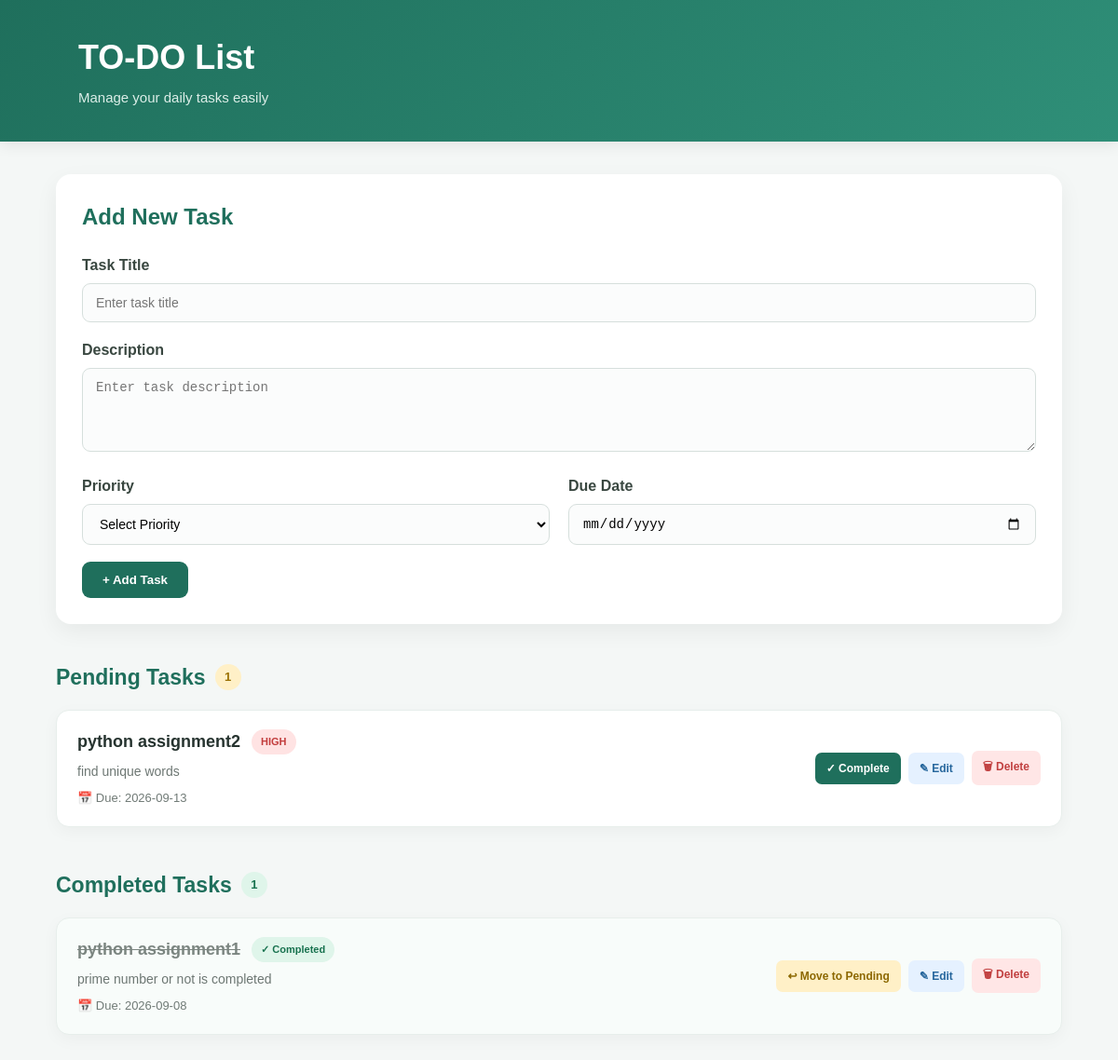
The page / on the database its author committed.
### todo_app/app.py (models this page shows)
class Todoapp(db.Model):
    id = db.Column(db.Integer, primary_key=True)
    title = db.Column(db.String(150), nullable=False)
    description = db.Column(db.String(300), nullable=False, default="")
    priority = db.Column(db.String(20), nullable=False, default="Medium")
    is_completed = db.Column(db.Boolean, nullable=False, default=False)
    due_date = db.Column(db.Date, nullable=False)

### todo_app/app.py (the view)
@app.route("/")
def home():
    pending_tasks = (
        Todoapp.query.filter_by(is_completed=False)
        .order_by(Todoapp.due_date.asc(), Todoapp.id.desc())
        .all()
    )
    completed_tasks = (
        Todoapp.query.filter_by(is_completed=True)
        .order_by(Todoapp.due_date.asc(), Todoapp.id.desc())
        .all()
    )
    return render_template(
        "home.html",
        pending_tasks=pending_tasks,
        completed_tasks=completed_tasks
    )

### todo_app/templates/home.html (shortened to what this page needs)
<!DOCTYPE html>
<html>
<head>
    <link rel="stylesheet"
          href="{{ url_for('static', filename='style.css') }}">
</head>
<body>
<div class="header">
    <div>
        <h1>TO-DO List</h1>
        <p>
            Manage your daily tasks easily
        </p>
    </div>
</div>
<div class="container">
    <div class="card add-card">
        <h2>Add New Task</h2>
        <form action="/add" method="POST">
            <div class="form-group">
                <label>Task Title</label>
                <input
                    type="text"
                    name="title"
                    placeholder="Enter task title"
                    required
                >
            </div>
            <div class="form-group">
                <label>Description</label>
                <textarea
                    name="description"
                    placeholder="Enter task description"
                    required
                ></textarea>
            </div>
            <div class="form-row">
                <div class="form-group">
                    <label>Priority</label>
                    <select name="priority" required>
                        <option value="">
                            Select Priority
                        </option>
                    </select>
                </div>
                <div class="form-group">
                    <label>Due Date</label>
                    <input
                        type="date"
                        name="due_date"
                        required
                    >
                </div>
            </div>
            <button class="add-btn"
                    type="submit">
                + Add Task
            </button>
        </form>
    </div>
    <div class="section">
        <div class="section-title">
            <h2>Pending Tasks</h2>
            <span class="count pending-count">
                {{ pending_tasks|length }}
            </span>
        </div>
        {% if pending_tasks %}
        <div class="task-list">
            {% for task in pending_tasks %}
            <div class="task-card">
                <div class="task-info">
                    <div class="task-top">
                        <h3>
                            {{ task.title }}
                        </h3>
                        <span class="priority {{ task.priority|lower }}">
                            {{ task.priority }}
                        </span>
                    </div>
                    <p class="description">
                        {{ task.description }}
                    </p>
                    <p class="due-date">
                        📅 Due:
                        {{ task.due_date }}
                    </p>
                </div>
                <div class="actions">
                    <a
                        href="/toggle/{{ task.id }}"
                        class="complete-btn"
                    >
                        ✓ Complete
                    </a>
                    <a
                        href="/edit/{{ task.id }}"
                        class="edit-btn"
                    >
                        ✎ Edit
                    </a>
                    <form
                        action="/delete/{{ task.id }}"
                        method="POST"
                    >
                        <button
                            type="submit"
                            class="delete-btn"
                            onclick="return confirm('Delete this task?')"
                        >
                            🗑 Delete
                        </button>
                    </form>
                </div>
            </div>
            {% endfor %}
        </div>
        {% endif %}
    </div>
    <div class="section">
        <div class="section-title">
            <h2>Completed Tasks</h2>
            <span class="count completed-count">
                {{ completed_tasks|length }}
            </span>
        </div>
        {% if completed_tasks %}
        <div class="task-list">
            {% for task in completed_tasks %}
            <div class="task-card completed-task">
                <div class="task-info">
                    <div class="task-top">
                        <h3>
                            {{ task.title }}
                        </h3>
                        <span class="completed-badge">
                            ✓ Completed
                        </span>
                    </div>
                    <p class="description">
                        {{ task.description }}
                    </p>
                    <p class="due-date">
                        📅 Due:
                        {{ task.due_date }}
                    </p>
                </div>
                <div class="actions">
                    <a
                        href="/toggle/{{ task.id }}"
                        class="pending-btn"
                    >
                        ↩ Move to Pending
                    </a>
                    <a
                        href="/edit/{{ task.id }}"
                        class="edit-btn"
                    >
                        ✎ Edit
                    </a>
                    <form
                        action="/delete/{{ task.id }}"
                        method="POST"
                    >
                        <button
                            type="submit"
                            class="delete-btn"
                            onclick="return confirm('Delete this task?')"
                        >
                            🗑 Delete
                        </button>
                    </form>
                </div>
            </div>
            {% endfor %}
        </div>
        {% endif %}
    </div>
</div>
</body>
</html>

### todo_app/static/style.css (style rules this page uses)
* { margin: 0; padding: 0; box-sizing: border-box; }
body { font-family: Arial, Helvetica, sans-serif; background: #f4f7f6; color: #26332f; line-height: 1.5; }
.header { background: linear-gradient( 135deg, #1f6f5c, #2f8f78 ); color: white; padding: 35px 7%; box-shadow: 0 4px 15px rgba(0, 0, 0, 0.08); }
.header h1 { font-size: 36px; margin-bottom: 5px; }
.header p { color: #dceee8; font-size: 15px; }
.container { width: 90%; max-width: 1150px; margin: 35px auto; }
.card { background: white; border-radius: 16px; padding: 28px; box-shadow: 0 8px 25px rgba(0, 0, 0, 0.06); margin-bottom: 40px; }
.add-card h2 { color: #1f6f5c; margin-bottom: 22px; }
.form-row { display: grid; grid-template-columns: 1fr 1fr; gap: 20px; }
.form-group { margin-bottom: 18px; }
.form-group label { display: block; font-weight: bold; margin-bottom: 7px; color: #394740; }
input, textarea, select { width: 100%; padding: 12px 14px; font-size: 14px; border: 1px solid #d6dfdc; border-radius: 9px; outline: none; background: #fbfcfc; transition: 0.2s; }
textarea { min-height: 90px; resize: vertical; }
.add-btn { border: none; background: #1f6f5c; color: white; padding: 12px 22px; border-radius: 9px; font-weight: bold; cursor: pointer; transition: 0.2s; }
.section { margin-bottom: 45px; }
.section-title { display: flex; align-items: center; gap: 10px; margin-bottom: 18px; }
.section-title h2 { font-size: 23px; color: #1f6f5c; }
.count { min-width: 28px; height: 28px; display: flex; align-items: center; justify-content: center; border-radius: 50%; font-size: 13px; font-weight: bold; }
.pending-count { background: #fff0c7; color: #9b7000; }
.completed-count { background: #dff5ea; color: #18724f; }
.task-list { display: flex; flex-direction: column; gap: 15px; }
.task-card { background: white; border-radius: 14px; padding: 20px 22px; display: flex; align-items: center; justify-content: space-between; gap: 25px; border: 1px solid #e7eeeb; box-shadow: 0 5px 18px rgba(0, 0, 0, 0.04); transition: 0.2s; }
.task-info { flex: 1; }
.task-top { display: flex; align-items: center; gap: 12px; margin-bottom: 8px; }
.task-top h3 { font-size: 18px; color: #26332f; }
.description { color: #6d7773; font-size: 14px; margin-bottom: 8px; }
.due-date { font-size: 13px; color: #707a76; }
.priority { padding: 5px 10px; border-radius: 20px; font-size: 11px; font-weight: bold; text-transform: uppercase; }
.priority.high { background: #ffe3e3; color: #c23c3c; }
.completed-task { background: #f8fcfa; }
.completed-task .task-top h3 { text-decoration: line-through; color: #7b8580; }
.completed-badge { background: #dff5ea; color: #18724f; padding: 5px 10px; border-radius: 20px; font-size: 11px; font-weight: bold; }
.actions { display: flex; align-items: center; gap: 8px; flex-wrap: wrap; }
.actions form { margin: 0; }
.actions a, .actions button { text-decoration: none; border: none; padding: 8px 12px; border-radius: 7px; font-size: 12px; font-weight: bold; cursor: pointer; transition: 0.2s; }
.complete-btn { background: #1f6f5c; color: white; }
.pending-btn { background: #fff0c7; color: #8c6800; }
.edit-btn { background: #e5f1ff; color: #27679d; }
.delete-btn { background: #ffe6e6; color: #c13f3f; }

### rows shown on the page
Todoapp: title "python assignment2", priority "HIGH", description "find unique words", due_date "2026-09-13"
Todoapp: title "python assignment1", description "prime number or not is completed", due_date "2026-09-08"

### other values the page prints
{{ pending_tasks|length }} "1"
{{ completed_tasks|length }} "1"
